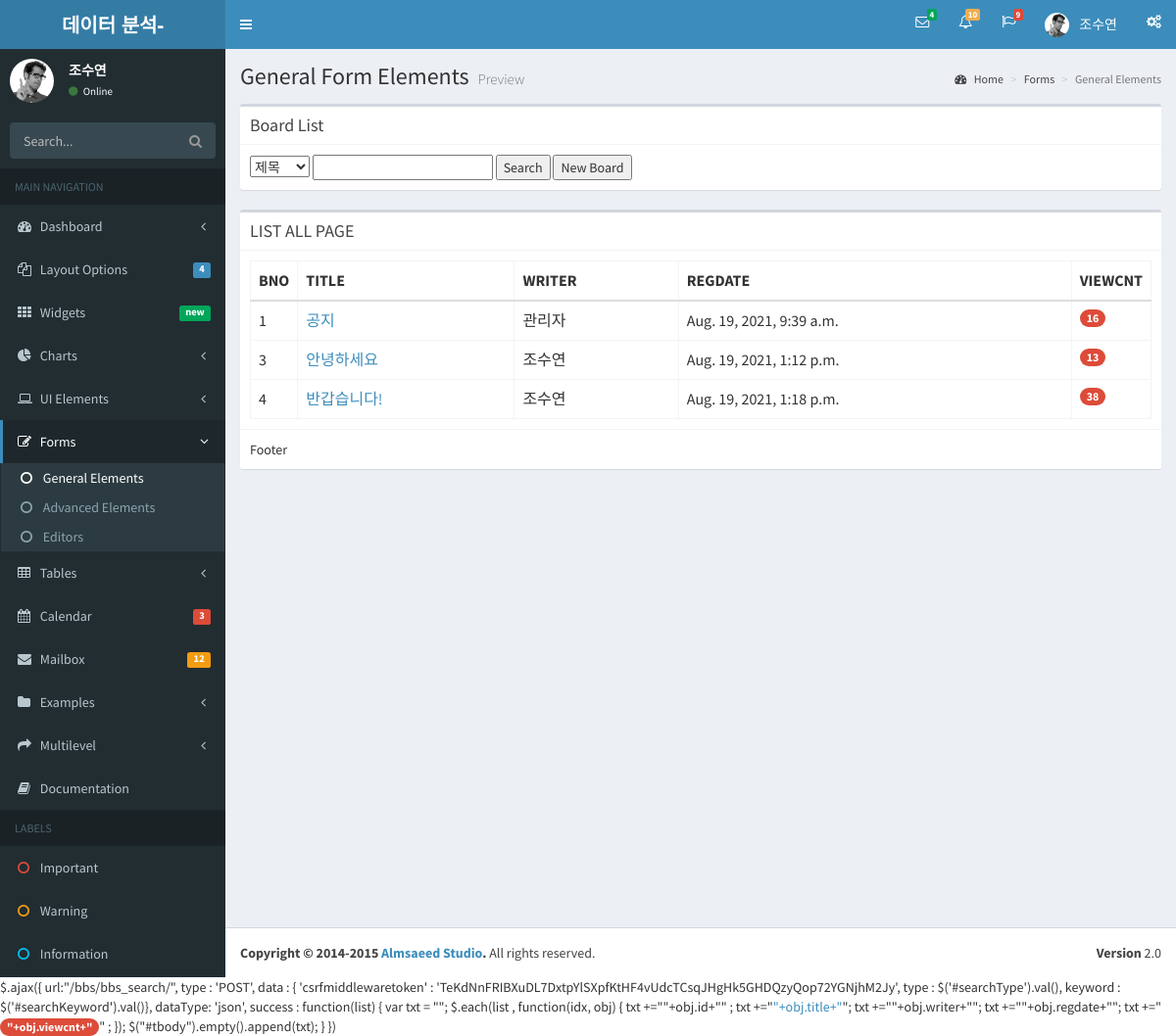
The page /bbs/bbs_list/ (signed in) on the database its author committed.
### bbsApp/models.py (models this page shows)
class Bbs(models.Model):
    title   = models.CharField(max_length=500)
    writer  = models.CharField(max_length=100)
    content = models.TextField()
    regdate = models.DateTimeField(default=timezone.now)
    viewcnt = models.IntegerField(default=0)

### bbsApp/views.py (the view)
# urls.py: path('bbs_list/', views.list, name='list'),
def list(request):
    print('bbsApp list~~')
    boards = Bbs.objects.all()
    print('boards result:',type(boards), boards)
    context = {'boards': boards,
               'session_user_name'  : request.session['user_name'],
               'session_user_id'    : request.session['user_id']
               }
    return render(request, 'bbs/list.html',context)

### bbsApp/templates/bbs/list.html (shortened to what this page needs)
{% include 'header.html' %}
{% block content %}
<section class="content">
	<div class="row">
		<div class="col-md-12">
			<div class='box'>
				<div class="box-header with-border">
					<h3 class="box-title">Board List</h3>
				</div>
				<div class='box-body'>
					<select id="searchType">
						<option value="title">제목</option>
					</select>
					<input type="text" id = "searchKeyword"/>
					<button id ="searchBtn">Search</button>
					<button id='newBtn'>New Board</button>
				</div>
			</div>
          <div class="box">
				<div class="box-header with-border">
					<h3 class="box-title">LIST ALL PAGE</h3>
				</div>
				<div class="box-body">
{% if boards %}
<table class="table table-bordered">
	<tr>
		<th style="width: 10px">BNO</th>
		<th>TITLE</th>
		<th>WRITER</th>
		<th>REGDATE</th>
		<th style="width: 40px">VIEWCNT</th>
	</tr>
	<tbody id="tbody">
	{% for bbs in boards %}
	<tr>
		<td>{{bbs.id}}</td>
		<td><a href="{% url 'bbs_read' id=bbs.id %}">{{bbs.title}}</a></td>
		<td>{{bbs.writer}}</td>
		<td>{{bbs.regdate}}</td>
		<td><span class="badge bg-red">{{bbs.viewcnt}}</span></td>
	</tr>
	{% endfor %}
	</tbody>
</table>
{% else %}
			<p>데이터가 존재하지 않습니다</p>
{% endif %}
				</div>
				<div class="box-footer">Footer</div>
			</div>
		</div>
	</div>
</section>
</div>
{% endblock %}
{% include 'footer.html' %}$.ajax({
				url:"{% url 'bbs_search' %}",
				type : 'POST',
				data : {	'csrfmiddlewaretoken' : '{{csrf_token}}',
                                type : $('#searchType').val(),
                                keyword : $('#searchKeyword').val()},
                dataType: 'json',
				success  : function(list) {
						var txt = "";
						$.each(list , function(idx, obj) {
							txt +="<tr><td>"+obj.id+"</td>" ;
							txt +="<td><a href=../bbs_read/"+obj.id+">"+obj.title+"</a></td>";
							txt +="<td>"+obj.writer+"</td>";
							txt +="<td>"+obj.regdate+"</td>";
							txt +="<td><span class='badge bg-red'>"+obj.viewcnt+"</span></td></tr>" ;
						});
						$("#tbody").empty().append(txt);
				}
			})

### rows shown on the page
Bbs: id "1", title "공지", writer "관리자", regdate "Aug. 19, 2021, 9:39 a.m.", viewcnt "16"
Bbs: id "3", title "안녕하세요", writer "조수연", regdate "Aug. 19, 2021, 1:12 p.m.", viewcnt "13"
Bbs: id "4", title "반갑습니다!", writer "조수연", regdate "Aug. 19, 2021, 1:18 p.m.", viewcnt "38"

### other values the page prints
{{ session_user_name }} "조수연"
